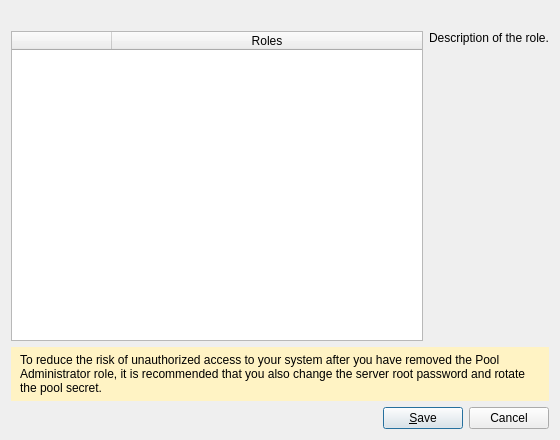
<?xml version="1.0" encoding="UTF-8"?>
<ui version="4.0">
 <class>RoleSelectionDialog</class>
 <widget class="QDialog" name="RoleSelectionDialog">
  <property name="geometry">
   <rect>
    <x>0</x>
    <y>0</y>
    <width>560</width>
    <height>440</height>
   </rect>
  </property>
  <property name="windowTitle">
   <string>Select Roles</string>
  </property>
  <layout class="QVBoxLayout" name="mainLayout">
   <item>
    <layout class="QHBoxLayout" name="headerLayout">
     <item>
      <widget class="QLabel" name="labelSubjectType"/>
     </item>
     <item>
      <widget class="QLabel" name="labelBlurb">
       <property name="wordWrap">
        <bool>true</bool>
       </property>
      </widget>
     </item>
    </layout>
   </item>
   <item>
    <layout class="QHBoxLayout" name="rolesLayout">
     <item>
      <widget class="QTableWidget" name="tableRoles">
       <property name="editTriggers">
        <set>QAbstractItemView::NoEditTriggers</set>
       </property>
       <property name="selectionMode">
        <enum>QAbstractItemView::SingleSelection</enum>
       </property>
       <property name="selectionBehavior">
        <enum>QAbstractItemView::SelectRows</enum>
       </property>
       <attribute name="verticalHeaderVisible">
        <bool>false</bool>
       </attribute>
       <attribute name="horizontalHeaderStretchLastSection">
        <bool>true</bool>
       </attribute>
       <column>
        <property name="text">
         <string/>
        </property>
       </column>
       <column>
        <property name="text">
         <string>Roles</string>
        </property>
       </column>
      </widget>
     </item>
     <item>
      <widget class="QLabel" name="labelDescription">
       <property name="text">
        <string>Description of the role.</string>
       </property>
       <property name="wordWrap">
        <bool>true</bool>
       </property>
       <property name="alignment">
        <set>Qt::AlignLeading|Qt::AlignLeft|Qt::AlignTop</set>
       </property>
      </widget>
     </item>
    </layout>
   </item>
   <item>
    <widget class="QLabel" name="labelPoolAdminWarning">
     <property name="styleSheet">
      <string notr="true">background-color: #fff3c4; color: black; padding: 6px;</string>
     </property>
     <property name="text">
      <string>To reduce the risk of unauthorized access to your system after you have removed the Pool Administrator role, it is recommended that you also change the server root password and rotate the pool secret.</string>
     </property>
     <property name="wordWrap">
      <bool>true</bool>
     </property>
    </widget>
   </item>
   <item>
    <layout class="QHBoxLayout" name="buttonsLayout">
     <item>
      <spacer name="buttonsSpacer">
       <property name="orientation">
        <enum>Qt::Horizontal</enum>
       </property>
       <property name="sizeHint" stdset="0">
        <size>
         <width>20</width>
         <height>10</height>
        </size>
       </property>
      </spacer>
     </item>
     <item>
      <widget class="QPushButton" name="buttonSave">
       <property name="text">
        <string>&amp;Save</string>
       </property>
       <property name="default">
        <bool>true</bool>
       </property>
      </widget>
     </item>
     <item>
      <widget class="QPushButton" name="buttonCancel">
       <property name="text">
        <string>Cancel</string>
       </property>
      </widget>
     </item>
    </layout>
   </item>
  </layout>
 </widget>
 <resources/>
 <connections/>
</ui>
